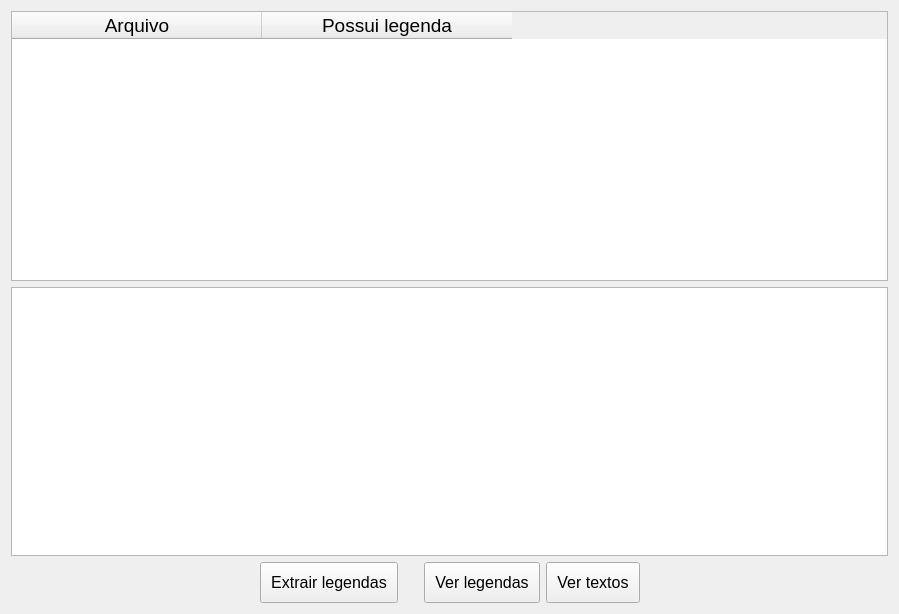
<?xml version="1.0" encoding="UTF-8"?>
<ui version="4.0">
 <class>Form</class>
 <widget class="QWidget" name="Form">
  <property name="geometry">
   <rect>
    <x>0</x>
    <y>0</y>
    <width>899</width>
    <height>614</height>
   </rect>
  </property>
  <property name="windowTitle">
   <string>Srt Extractor 2.0</string>
  </property>
  <layout class="QGridLayout" name="gridLayout">
   <item row="0" column="0">
    <layout class="QVBoxLayout" name="verticalLayout">
     <item>
      <widget class="QTableWidget" name="tableWidget">
       <property name="styleSheet">
        <string notr="true">font-size: 14pt;</string>
       </property>
       <property name="selectionMode">
        <enum>QAbstractItemView::MultiSelection</enum>
       </property>
       <property name="selectionBehavior">
        <enum>QAbstractItemView::SelectRows</enum>
       </property>
       <attribute name="horizontalHeaderCascadingSectionResizes">
        <bool>true</bool>
       </attribute>
       <attribute name="horizontalHeaderDefaultSectionSize">
        <number>250</number>
       </attribute>
       <attribute name="horizontalHeaderMinimumSectionSize">
        <number>30</number>
       </attribute>
       <attribute name="horizontalHeaderStretchLastSection">
        <bool>false</bool>
       </attribute>
       <attribute name="verticalHeaderStretchLastSection">
        <bool>false</bool>
       </attribute>
       <column>
        <property name="text">
         <string>Arquivo</string>
        </property>
       </column>
       <column>
        <property name="text">
         <string>Possui legenda</string>
        </property>
       </column>
      </widget>
     </item>
     <item>
      <widget class="QPlainTextEdit" name="plainTextEdit">
       <property name="styleSheet">
        <string notr="true">font-size: 12pt;</string>
       </property>
      </widget>
     </item>
     <item>
      <layout class="QHBoxLayout" name="horizontalLayout">
       <item>
        <spacer name="horizontalSpacer_2">
         <property name="orientation">
          <enum>Qt::Horizontal</enum>
         </property>
         <property name="sizeHint" stdset="0">
          <size>
           <width>40</width>
           <height>20</height>
          </size>
         </property>
        </spacer>
       </item>
       <item>
        <widget class="QPushButton" name="btn_extract_srt">
         <property name="styleSheet">
          <string notr="true">padding: 10px;
font-size: 12pt;</string>
         </property>
         <property name="text">
          <string>Extrair legendas</string>
         </property>
        </widget>
       </item>
       <item>
        <spacer name="horizontalSpacer_3">
         <property name="orientation">
          <enum>Qt::Horizontal</enum>
         </property>
         <property name="sizeType">
          <enum>QSizePolicy::Minimum</enum>
         </property>
         <property name="sizeHint" stdset="0">
          <size>
           <width>20</width>
           <height>20</height>
          </size>
         </property>
        </spacer>
       </item>
       <item>
        <widget class="QPushButton" name="btn_open_srt">
         <property name="styleSheet">
          <string notr="true">padding: 10px;
font-size: 12pt;</string>
         </property>
         <property name="text">
          <string>Ver legendas</string>
         </property>
        </widget>
       </item>
       <item>
        <widget class="QPushButton" name="btn_open_txt">
         <property name="styleSheet">
          <string notr="true">padding: 10px;
font-size: 12pt;</string>
         </property>
         <property name="text">
          <string>Ver textos</string>
         </property>
        </widget>
       </item>
       <item>
        <spacer name="horizontalSpacer">
         <property name="orientation">
          <enum>Qt::Horizontal</enum>
         </property>
         <property name="sizeHint" stdset="0">
          <size>
           <width>40</width>
           <height>20</height>
          </size>
         </property>
        </spacer>
       </item>
      </layout>
     </item>
    </layout>
   </item>
  </layout>
 </widget>
 <resources/>
 <connections/>
</ui>
